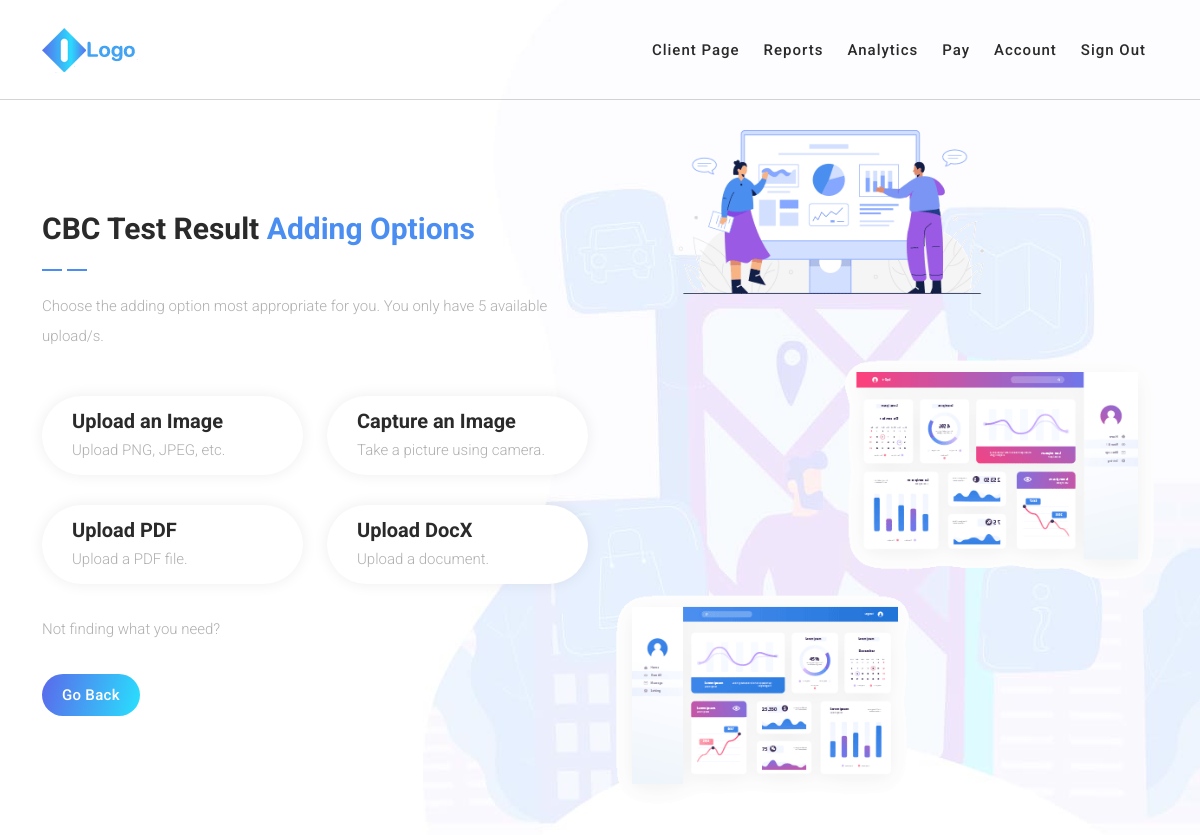
The app's page /addingOptions/ (signed in), older data.
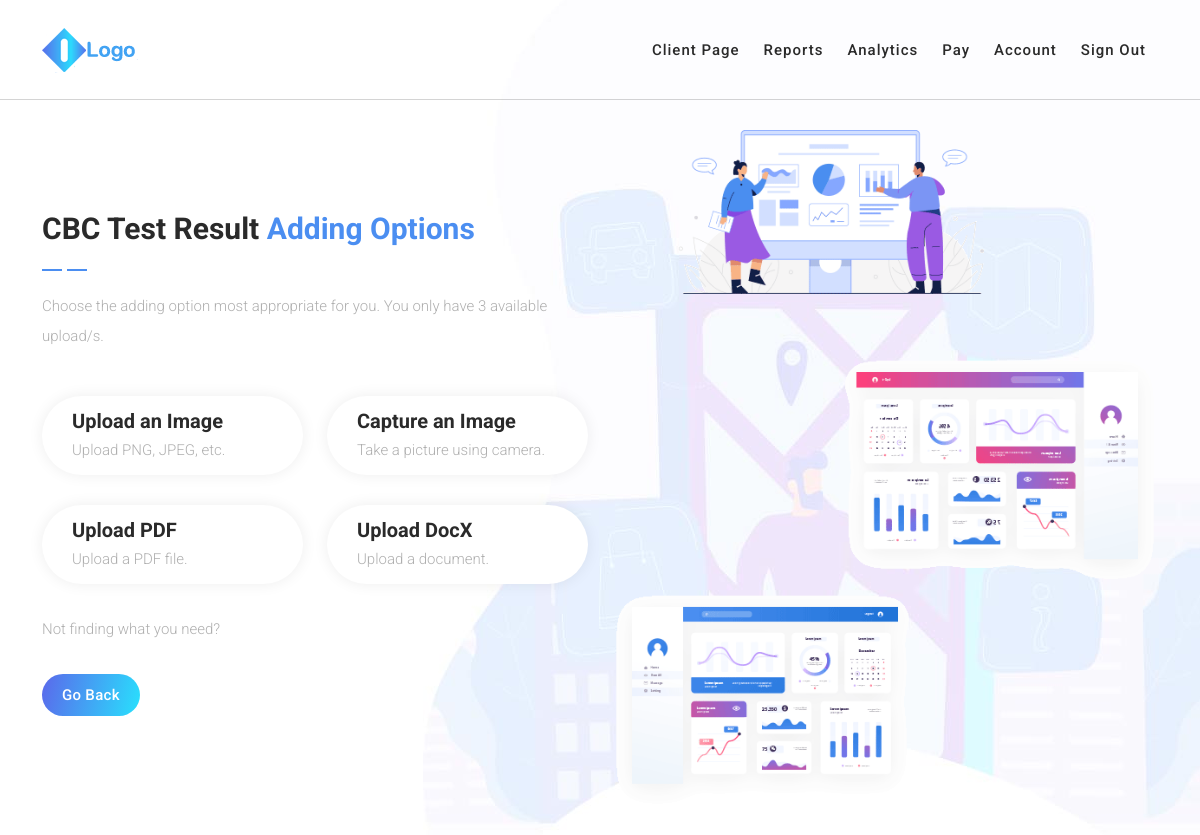
The same page, newer data.
### isabuhaywebapp/models.py (models this page shows, shortened)
class User(AbstractBaseUser):
    username = models.CharField(verbose_name="username", max_length=25, blank=False, null=False, unique=True)
    email = models.EmailField(verbose_name="email address", max_length=50, blank=False, null=False, unique=True)
    firstname = models.CharField(verbose_name="first name", max_length=20, blank=False, null=False)
    lastname = models.CharField(verbose_name="last name", max_length=20, blank=False, null=False)
    phone_number = models.CharField(verbose_name="phone number", max_length=15, blank=False, null=False)
    profile_picture = models.ImageField(verbose_name="profile picture", null=True, blank=True)
    birthdate = models.DateTimeField(verbose_name="birthdate", blank=True, null=True)
    blood_type = models.CharField(verbose_name="blood type", max_length=5, blank=True, null=True)
    height = models.DecimalField(verbose_name="height", decimal_places = 2, max_digits = 6, validators=[MinValueValidator(Decimal('0.01'))], blank=True, null=True)
    weight = models.DecimalField(verbose_name="weight", decimal_places = 2, max_digits = 6, validators=[MinValueValidator(Decimal('0.01'))], blank=True, null=True)
    is_admin = models.BooleanField(default=False)
    is_active = models.BooleanField(default=True)
    is_staff = models.BooleanField(default=False)
    is_superuser = models.BooleanField(default=False)
    date_created = models.DateTimeField(verbose_name="date created", blank=True, null=True)
    uploads = models.IntegerField(verbose_name="uploads",blank=False, null=False, default=5)
    USERNAME_FIELD="username"
    REQUIRED_FIELDS = [
        'email',
        'firstname',
        'lastname',
        'phone_number',
    ]
    objects = UserManager()

### isabuhaywebapp/views.py (the view)
# urls.py: path('addingOptions/', DisplayAddingOptions.as_view(), name='DisplayAddingOptions'),
class DisplayAddingOptions(LoginRequiredMixin, View):
    def get(self, request,  *args, **kwargs):
        object = User.objects.get(id=request.user.id)
        context = {'object': object}
        return render(request, 'displayAddingOptions.html', context)

### templates/displayAddingOptions.html (shortened to what this page needs)
{% load static %}
<!DOCTYPE html>
<html lang="en">
  <head>
    <link href="{% static 'vendor/bootstrap/css/bootstrap.min.css' %}" rel="stylesheet">
    <link rel="stylesheet" href="https://use.fontawesome.com/releases/v5.8.1/css/all.css' %}">
    <link rel="stylesheet" href="{% static 'assets/css/templatemo-chain-app-dev.css' %}">
    <link rel="stylesheet" href="{% static 'assets/css/animated.css' %}">
    <link rel="stylesheet" href="{% static 'assets/css/owl.css' %}">
  </head>
<body>
  <header class="header-area header-sticky wow slideInDown" data-wow-duration="0.75s" data-wow-delay="0s">
    <div class="container">
      <div class="row">
        <div class="col-12">
          <nav class="main-nav">
            <a href="#" class="logo">
              <img src="{% static 'assets/images/logo.png' %}" alt="Chain App Dev">
            </a>
            <ul class="nav">
              <li class="scroll-to-section"><a href="{% url 'DisplayClientSide' %}">Client Page</a></li>
              <li class="scroll-to-section"><a href="{% url 'DisplayAllCBCTestResult' %}">Reports</a></li>
              <li class="scroll-to-section"><a href="{% url 'DisplayAnalytics' %}">Analytics</a></li>
              <li class="scroll-to-section"><a href="{% url 'DisplayAllPromoOptions' 'pay' %}">Pay</a></li>
              <li class="scroll-to-section"><a href="{% url 'DisplayAccountPage' %}">Account</a></li>
              <li class="scroll-to-section"><a href="{% url 'LogoutView' %}">Sign Out</a></li>
            </ul>
          </nav>
        </div>
      </div>
    </div>
  </header>
  <div id="about" class="about-us section">
    <div class="container">
      <div class="row">
        <div class="col-lg-6 align-self-center wow fadeInLeft" data-wow-duration="1s" data-wow-delay="0.5s">
          <div class="section-heading show-up header-text">
            <h4>CBC Test Result <em>Adding Options</em></h4>
            <img src="{% static 'assets/images/heading-line-dec.png' %}" alt="">
            <p>Choose the adding option most appropriate for you. You only have {{object.uploads}} available upload/s.</p>
          </div>
          <div class="row">
            <div class="col-lg-6">
              <div class="box-item">
                <h4><a href="{% url 'DisplayAllPromoOptions' 'image' %}">Upload an Image</a></h4>
                <p>Upload PNG, JPEG, etc.</p>
              </div>
            </div>
            <div class="col-lg-6">
              <div class="box-item">
                <h4><a href="{% url 'DisplayAllPromoOptions' 'picture' %}">Capture an Image</a></h4>
                <p>Take a picture using camera.</p>
              </div>
            </div>
            <div class="col-lg-6">
              <div class="box-item">
                <h4><a href="{% url 'DisplayAllPromoOptions' 'pdf' %}">Upload PDF</a></h4>
                <p>Upload a PDF file.</p>
              </div>
            </div>
            <div class="col-lg-6">
              <div class="box-item">
                <h4><a href="{% url 'DisplayAllPromoOptions' 'docx' %}">Upload DocX</a></h4>
                <p>Upload a document.</p>
              </div>
            </div>
            <div class="col-lg-12">
              <p>Not finding what you need?</p>
              <div class="gradient-button">
                <a href="{% url 'DisplayAllCBCTestResult' %}">Go Back</a>
              </div>
            </div>
          </div>
        </div>
        <div class="col-lg-6">
          <div class="right-image">
            <img src="{% static 'assets/images/about-right-dec.png' %}" alt="">
          </div>
        </div>
      </div>
    </div>
  </div>
</body>
</html>

Row changes from the older to the newer data that the page shows:
changed User: uploads "5" → "3"
